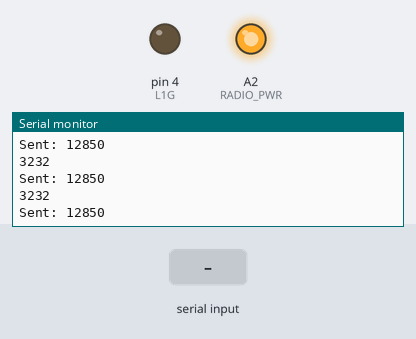
A sketch run on a simulated Arduino Uno, built with avr-gcc and run on an emulated ATmega328P. On the bench: output pins drawn as LEDs (lit = HIGH), the last lines printed to the serial monitor. The test bench sets the inputs (shaded band). No radio packets arrive unless stated.

Above: at 1.2 s.
1.3 s: "A" received over Serial
At 1.9 s:
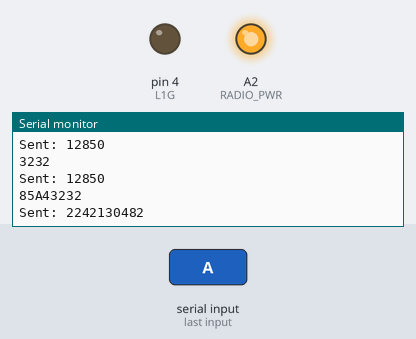
3.5 s: "S" received over Serial
At 3.9 s:
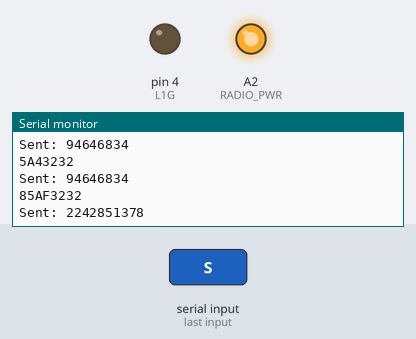
5.5 s: "M" received over Serial
At 5.9 s:
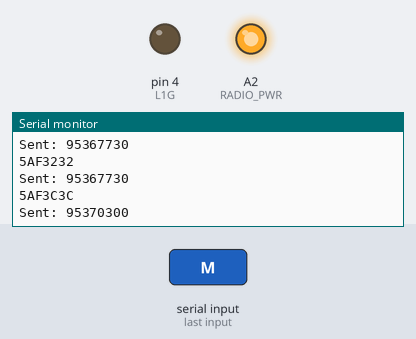
Timing chart, 0 to 8.5 s (numbered marks = the images above; inputs shaded):
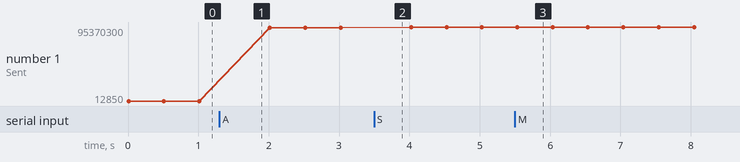

Measured:
- after the input at 1.3 s, the serial monitor: prints a new line after 0.21 s (image 1)
- after the input at 3.5 s, the serial monitor: prints a new line at once (image 2)
- after the input at 5.5 s, the serial monitor: prints a new line at once (image 3)
- plotted number 1: 12850 → 94646834 after the input at 1.3 s, 94646834 → 95367730 after the input at 3.5 s, 95367730 → 95370300 after the input at 5.5 s

The sketch:

base_WASD.ino
```cpp
//#include <Motorino.h>
#include <RF24Network.h>
#include <RF24.h>
#include <SPI.h>

// da base:

#define SSPEED        115200   // Velocidade da interface serial
#define SERIAL_ECHO        0   // Eco da msg recebida (Prod: 0 | Debug: 1)

#define TAM_BUFFER        16   // Buffer de SW para o rádio
#define BASE_ADDRESS      00   // Base tem o endereço 7 (em octal)
#define netw_channel     100   // Canal padrão de operação do rádio

// Pinos de controle do módulo de rádio (independentes da SPI)

#define RADIO_CE          A0   // Pino CE do módulo de rádio
#define RADIO_CS          A1   // Pino CS do módulo do rádio
#define RADIO_PWR         A2   // Liga/Desl. módulo de rádio

// LEDs de sinalização.
// Obs: Os LEDs vermelhos estão conectados a pinos com PWM.

#define L1G                4   // Led 1 verde
#define L1R                5   // Led 1 vermelho
#define L2G                7   // Led 2 verde
#define L2R                6   // Led 2 vermelho
#define L3G                8   // Led 3 verde
#define L3R                9   // Led 3 vermelho

RF24 radio(RADIO_CE, RADIO_CS);  // Instância do rádio

// ------------------------- declaração de typedefs -----------------------------

typedef union {
    struct {
        uint8_t pwm_A;        // bits menos significativos
        uint8_t pwm_B;
        uint16_t ponte_A : 2,
                 ponte_B : 2,
                 angulo  : 9,
                 not_used: 2,
         ponte   : 1; // bits mais significativos
    };
    uint32_t hexa = 0x00000000;   // sempre que declarar uma variável controle, ela iniciará com seus valores zerados
} mensagem;

typedef union  {
    struct {
        uint32_t  id    :4,
                  chr   :8,
                  pad   :3,
                  data1 :8,
                  data2 :9;
    } conf;
    uint32_t  stats = 0;
} TRadioMsg;


//  ----------------------- declaração de variáveis globais -----------------------------------

char data_input;
mensagem data, data_exit;
// char data_ant = 'n';
const byte canais[2] = {0x00, 0xFF};
unsigned long final_time;

// --------------------------- declaração de funções e afins --------------------------------

void translate_input(char input){
    input = toupper(input);
    switch (input){
    case 'W':
        data.ponte = 1;
        data.ponte_A = 0b01;
        data.ponte_B = 0b01;
        break;

    case 'A':
        data.ponte = 1;
        data.ponte_A = 0b00;
        data.ponte_B = 0b01;
        data.angulo = 90;
        break;

    case 'S':
        data.ponte = 1;
        data.ponte_A = 0b11;
        data.ponte_B = 0b11;

        break;

    case 'D':
        data.ponte = 1;
        data.ponte_A = 0b01;
        data.ponte_B = 0b00;
        data.angulo = 90;
        break;

    case 'M':
        data.pwm_A = data.pwm_A + 10;
        data.pwm_B = data.pwm_B + 10;
        break;

    case 'N':
        data.pwm_A = data.pwm_A - 10;
        data.pwm_B = data.pwm_B - 10;
        break;

    default:
        data.ponte = 0;
        break;
    }
}

void send_message(){
    if (!radio.write( &data.hexa, sizeof(mensagem))) {
        Serial.print("Transmissão ");
        Serial.print(data.hexa, HEX);
        Serial.println(" não enviada - conexão perdida");
        //Serial.println (final_time);

        // caso não consiga enviar os dados, desligos os LEDs verdes e ligo os vermelhos
        digitalWrite(L1R, HIGH);
        digitalWrite(L2R, HIGH);
        digitalWrite(L3R, HIGH);
        digitalWrite(L1G, LOW);
        digitalWrite(L2G, LOW);
        digitalWrite(L3G, LOW);
    }
    //if(radio.write( &data_saida, sizeof(char))){
    else{
        Serial.print("Sent: ");     // aviso qual dado foi enviado
        Serial.println(data.hexa);

        // ligo os LEDs verdes 2 e 3 e desligo o resto
        digitalWrite(L1G, LOW);
        digitalWrite(L1R, LOW);
        digitalWrite(L2R, LOW);
        digitalWrite(L3R, LOW);
        digitalWrite(L2G, HIGH);
        digitalWrite(L3G, HIGH);
        //Serial.print (final_time);
    }
}

// --------------------------- setup e loop do arduino ----------------------------------------

void setup() {
    Serial.begin(SSPEED);
    Serial.println("Arduino transmissor ligado");

    pinMode(L1G, OUTPUT);
    digitalWrite (L1G, LOW);

    pinMode(RADIO_PWR, OUTPUT);
    digitalWrite(RADIO_PWR, HIGH);

    radio.begin();
    radio.setPALevel(RF24_PA_MAX);        // deixar o alcance o máx. possível por... motivos
    radio.setDataRate(RF24_2MBPS);        // vel. de transmissão
    radio.setChannel(netw_channel);       // canal de transmissão
    // Abertura do canal de comunicação:
    radio.openWritingPipe(canais[1]);     // transmito no canal 1
    // radio.openReadingPipe(1, canais[0]);  // recebo do canal 0

    data.pwm_A = 50;    data.pwm_B = 50;
}

void loop() {
    unsigned long started_waiting_at = millis();
    if (Serial.available()/* && (millis() - started_waiting_at < 100 )*/){
        data_input = Serial.read();
        final_time = millis();
    }
    if (final_time - started_waiting_at > 3000 )      // se o usuário demorar p/ mandar um dado, decido deixar o robô parado
        data_input = 'x';
    translate_input(data_input);
    Serial.println(data.hexa,HEX);
    send_message();
    // if (data == 'l')
    //     digitalWrite (L1G, HIGH);    // este é um teste simples: ligo o LED caso a entrada seja l


    delay(500);
}
```
